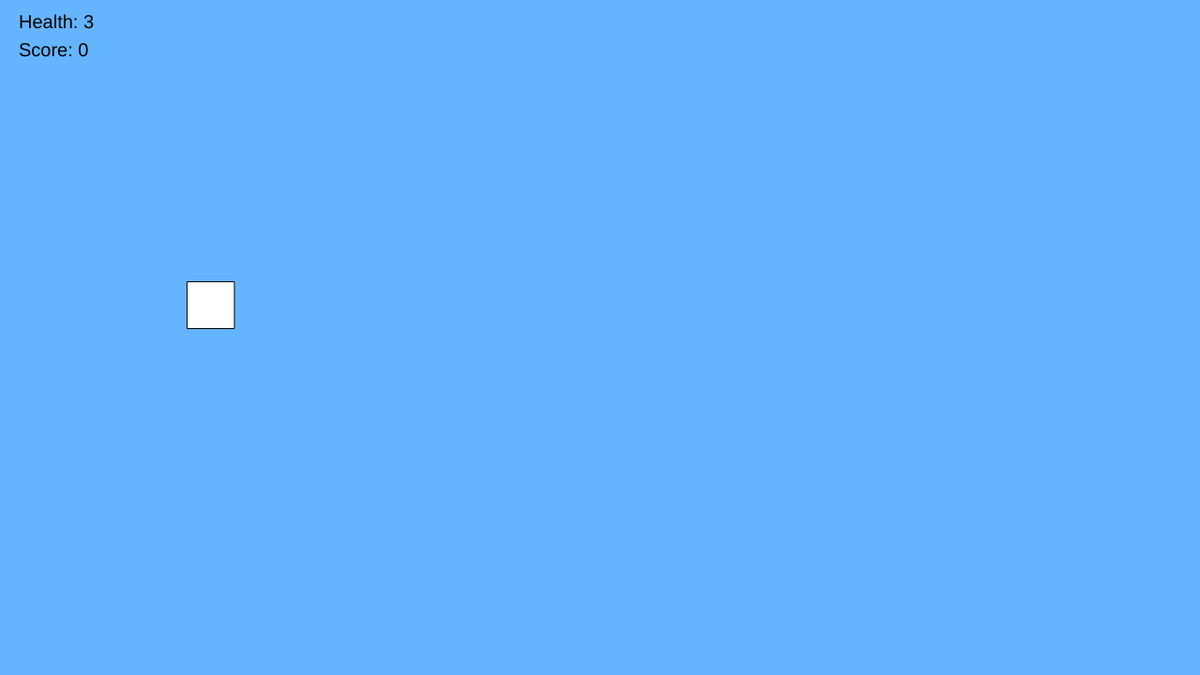
Frame 1 (no input)
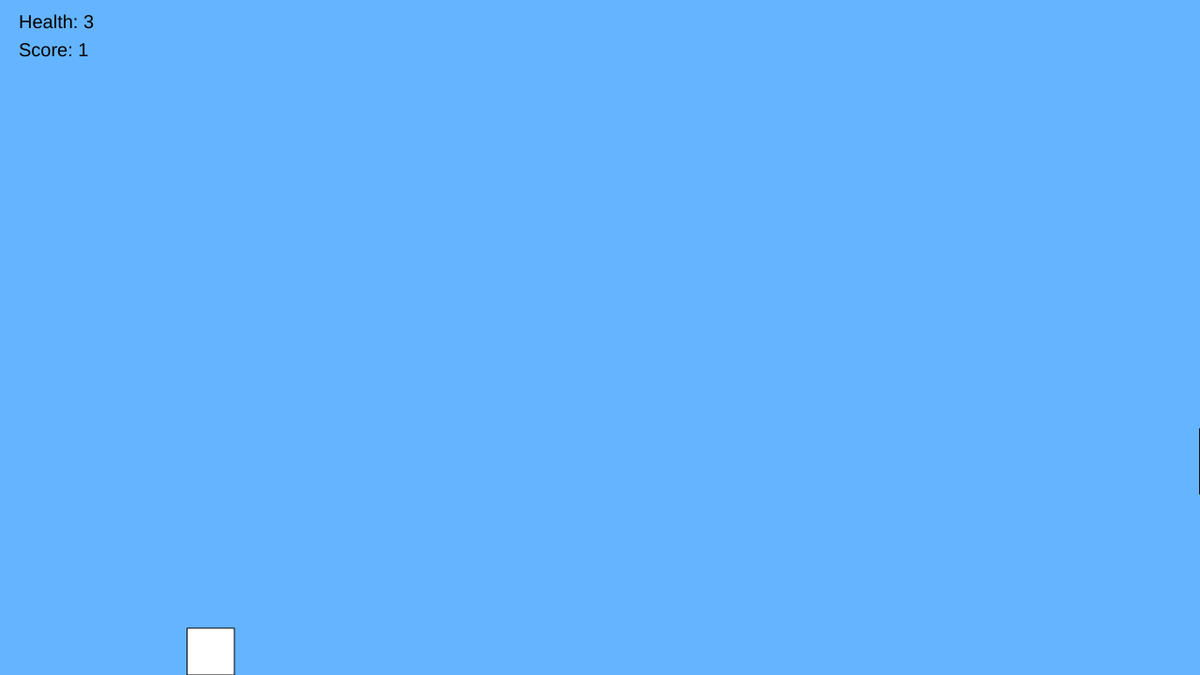
Frame 60 (no input)
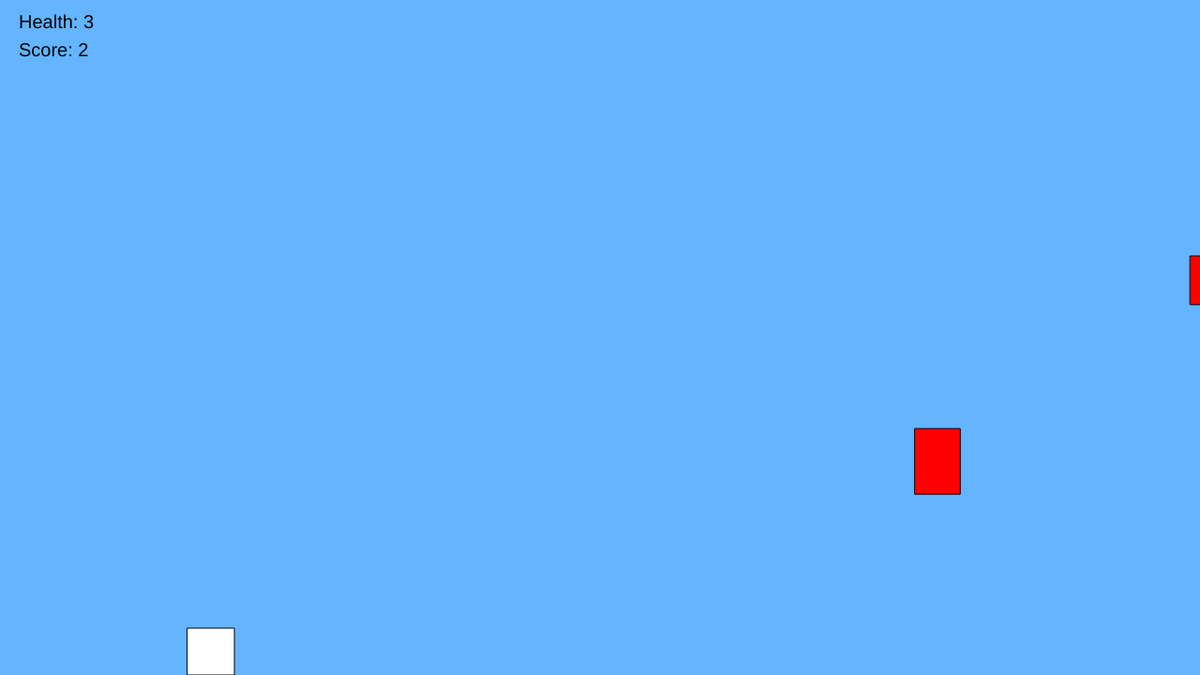
Frame 120 (the mouse pressed at the canvas centre since frame 60)

The p5.js sketch that drew these frames (run headless with seeded random() and noise() and a simulated clock; from frame 60 on, the mouse is pressed at the canvas centre):

// p5.js sketch
// ── sketch.js
/* Game opdracht
   Informatica - Emmauscollege Rotterdam
*/

///<reference path=".vscode/p5.global-mode.d.ts" />
"use strict";

const SPELEN = 1;
const GAMEOVER = 2;
var spelStatus = SPELEN;

var spelerX = 200;
var spelerY = 300;
var spelerSpeedY = 0;

var health = 3;
var score = 0;

var damageTimer = 0;
var powerupTimer = 0;

// Obstakels
var obstakelX = [];
var obstakelY = [];
var obstakelSizeX = [];
var obstakelSizeY = [];

// Powerups
var powerupX = [];
var powerupY = [];
var powerupSizeX = [];
var powerupSizeY = [];

var powerupRate = 600;

var obstakelSpeed = 5;

var kleinObstakel = 60;
var grootObstakel = 300;

/* ********************************************* */

var beweegAlles = function () {

  // zwaartekracht
  spelerSpeedY = spelerSpeedY + 0.5;

  // jetpack (spatie)
  if (keyIsDown(32)) {
    spelerSpeedY = -5;
  }

  spelerY = spelerY + spelerSpeedY;

  // niet door grond of plafond
  if (spelerY > 670) {
    spelerY = 670;
    spelerSpeedY = 0;
  }

  if (spelerY < 0) {
    spelerY = 0;
    spelerSpeedY = 0;
  }

  // damage timer
  if (damageTimer > 0) {
    damageTimer--;
  }

  // powerup timer
  if (powerupTimer > 0) {
    powerupTimer--;
  }

  // spawn powerup
  if (frameCount % powerupRate === 0) {
    powerupX[powerupX.length] = width;
    powerupY[powerupY.length] = random(100, 400);
    powerupSizeX[powerupSizeX.length] = 50;
    powerupSizeY[powerupSizeY.length] = 50;
  }

  // obstakels bewegen
  for (var i = 0; i < obstakelX.length; i++) {
    obstakelX[i] -= obstakelSpeed;
  }

  // powerups bewegen
  for (var i = 0; i < powerupX.length; i++) {
    powerupX[i] -= obstakelSpeed;
  }

  // langzaam sneller
  if (frameCount % 100 === 0) {
    obstakelSpeed = obstakelSpeed + 0.2;
    kleinObstakel = kleinObstakel - 1;
    grootObstakel = grootObstakel - 3;
  }

  // max spawn rate
  if (grootObstakel < 10) {
    grootObstakel = 10;
  }

  if (kleinObstakel < 5) {
    kleinObstakel = 5;
  }

  // kleine obstakels
  if (
    frameCount % kleinObstakel === 0 &&
    frameCount % grootObstakel !== 0
  ) {
    obstakelX[obstakelX.length] = width;
    obstakelY[obstakelY.length] = random(100, 600);
    obstakelSizeX[obstakelSizeX.length] = random(40, 80);
    obstakelSizeY[obstakelSizeY.length] = random(40, 80);
  }

  // grote obstakels
  if (frameCount % grootObstakel === 0) {
    obstakelX[obstakelX.length] = width;
    obstakelY[obstakelY.length] = random(-20, -10);
    obstakelSizeX[obstakelSizeX.length] = 50;
    obstakelSizeY[obstakelSizeY.length] = 200;

    obstakelX[obstakelX.length] = width;
    obstakelY[obstakelY.length] = random(600, 650);
    obstakelSizeX[obstakelSizeX.length] = 50;
    obstakelSizeY[obstakelSizeY.length] = 200;

    obstakelX[obstakelX.length] = width;
    obstakelY[obstakelY.length] = -5;
    obstakelSizeX[obstakelSizeX.length] = 100000;
    obstakelSizeY[obstakelSizeY.length] = 50;

    obstakelX[obstakelX.length] = width;
    obstakelY[obstakelY.length] = 680;
    obstakelSizeX[obstakelSizeX.length] = 100000;
    obstakelSizeY[obstakelSizeY.length] = 50;
  }

  // score
  if (frameCount % 50 === 0) {
    score++;
  }
};

var verwerkBotsing = function () {

  for (var i = 0; i < obstakelX.length; i++) {

    if (
      spelerX < obstakelX[i] + obstakelSizeX[i] &&
      spelerX + 50 > obstakelX[i] &&
      spelerY < obstakelY[i] + obstakelSizeY[i] &&
      spelerY + 50 > obstakelY[i]
    ) {

      if (damageTimer === 0) {
        health--;
        damageTimer = 20;
      }
    }
  }
};

var verwerkPowerup = function () {

  for (var i = 0; i < powerupX.length; i++) {

    if (
      spelerX < powerupX[i] + powerupSizeX[i] &&
      spelerX + 50 > powerupX[i] &&
      spelerY < powerupY[i] + powerupSizeY[i] &&
      spelerY + 50 > powerupY[i]
    ) {

      if (powerupTimer === 0) {

        health++;
        powerupTimer = 20;

        // verwijder powerup 
        for (var j = i; j < powerupX.length - 1; j++) {
          powerupX[j] = powerupX[j + 1];
          powerupY[j] = powerupY[j + 1];
          powerupSizeX[j] = powerupSizeX[j + 1];
          powerupSizeY[j] = powerupSizeY[j + 1];
        }
        // verklein de arrays met 1
        powerupX.length = powerupX.length - 1;
        powerupY.length = powerupY.length - 1;
        powerupSizeX.length = powerupSizeX.length - 1;
        powerupSizeY.length = powerupSizeY.length - 1;

        i--;
      }
    }
  }
};

var tekenAlles = function () {

  background(100, 180, 255);

  // speler
  fill("white");
  rect(spelerX, spelerY, 50, 50);

  // obstakels
  fill("red");

  for (var i = 0; i < obstakelX.length; i++) {

    rect(
      obstakelX[i],
      obstakelY[i],
      obstakelSizeX[i],
      obstakelSizeY[i]
    );
  }

  // powerups
  fill("green");

  for (var i = 0; i < powerupX.length; i++) {

    rect(
      powerupX[i],
      powerupY[i],
      powerupSizeX[i],
      powerupSizeY[i]
    );
  }

  // health en score
  fill("black");
  textSize(20);

  text("Health: " + health, 20, 30);
  text("Score: " + score, 20, 60);
};

/* ********************************************* */

function setup() {
  createCanvas(1280, 720);
}

function draw() {

  if (spelStatus === SPELEN) {

    beweegAlles();
    verwerkBotsing();
    verwerkPowerup();
    tekenAlles();

    if (health <= 0) {
      spelStatus = GAMEOVER;
    }
  }

  if (spelStatus === GAMEOVER) {

    background("black");

    fill("white");
    textSize(50);
    text("GAME OVER", 450, 350);

    fill(219, 219, 101);
    rect(400, 400, 440, 200);

    fill(186, 103, 191);
    textSize(30);
    text("Press R to restart", 500, 500);
    textSize(15);
    text("ode aan my G", 550,525)
    text("Bedankt aan Expensive Black voor alle inspiratie", 450, 550);
    text("Bedankt aan alle belgen", 500, 570);
    text("bedankt aan Mr Segers", 500,590)
    
    textSize(40);
    fill("white");
    text("Score: " + score, 520, 250);

    // restart
    if (keyIsDown(82)) {

      spelerX = 200;
      spelerY = 300;
      spelerSpeedY = 0;

      health = 3;
      score = 0;

      damageTimer = 0;
      powerupTimer = 0;

      obstakelSpeed = 5;

      kleinObstakel = 60;
      grootObstakel = 300;

      obstakelX = [];
      obstakelY = [];
      obstakelSizeX = [];
      obstakelSizeY = [];

      powerupX = [];
      powerupY = [];
      powerupSizeX = [];
      powerupSizeY = [];

      spelStatus = SPELEN;
    }
  }
} 
